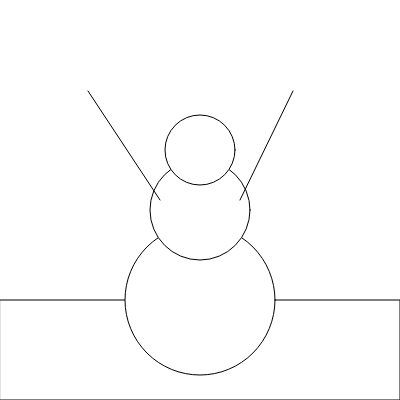
Frame 1 (no input)
Frame 60 (no input): identical to frame 1, image omitted
Frame 120 (the mouse pressed at the canvas centre since frame 60): identical to frame 1, image omitted

The p5.js sketch that drew this single still picture (run headless with seeded random() and noise() and a simulated clock; from frame 60 on, the mouse is pressed at the canvas centre):

// p5.js sketch
// ── sketch.js
function setup(){
	createCanvas(400, 400);

	rect(0, 300, 400, 100);
	ellipse(200, 300, 150, 150);
	ellipse(200, 210, 100, 100);
	ellipse(200, 150, 70, 70);
	line(160, 200, 88, 91);
	line(240, 200, 293, 91);
}

function draw(){

}
